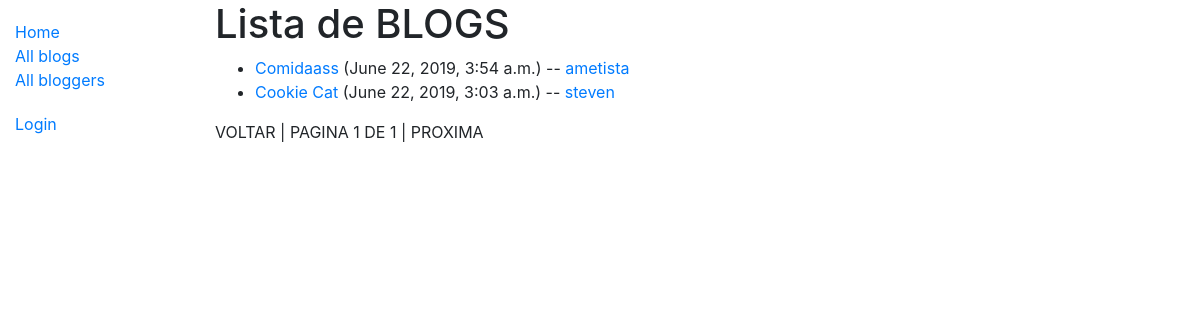
/blog/blogs/, run on the app's committed database.
### blog/models.py (models this page shows, shortened)
class Blog(models.Model):
	title = models.CharField(max_length=50, help_text='Escreva o assunto que deseja postar.')
	content = models.CharField(max_length=1000, help_text='No que você esta pensando?')
	author = models.ForeignKey(
		'Author',
		on_delete=models.SET('Usuario Desvinculado'),
	)
	date = models.DateTimeField(auto_now_add=True)
	class Meta:
		ordering = ['-date']
	def get_absolute_url(self):
		return reverse('blog-detail', args=[str(self.id)])

class Author(models.Model):
	user = models.ForeignKey(
		get_user_model(),
		on_delete=models.CASCADE,
		primary_key = True,
	)
	bio = models.CharField(max_length = 300, help_text='Escreva uma descricao para voce!')
	class Meta:
		ordering = ['-user']
	def __str__(self):
		return self.user.username
	def get_absolute_url(self):
		return reverse('blogger-detail', args=[str(self.user.id)])

### blog/views.py (the view)
# urls.py: path('blogs/', views.BlogListView.as_view(), name='blogs'),
class BlogListView(generic.ListView):
    model = Blog
    paginate_by = 5

### blog/templates/blog/blog_list.html
{% extends "base.html" %}
{% block content %}
  <h1>Lista de BLOGS</h1>
  {% if blog_list %}
  <ul>
    {% for blog in blog_list %}
      <li>
        <a href="{{ blog.get_absolute_url }}">{{ blog.title }}</a>
        ({{blog.date}}) -- <a href="{{blog.author.get_absolute_url}}">{{blog.author}}</a>
      </li>
    {% endfor %}
  </ul>
  {% else %}
    <p>Ainda não temos blogs adicionados.</p>
  {% endif %}
{% endblock %}

### data on the page
Blog: title "Comidaass", date "June 22, 2019, 3:54 a.m.", author "ametista"
Blog: title "Cookie Cat", date "June 22, 2019, 3:03 a.m.", author "steven"
